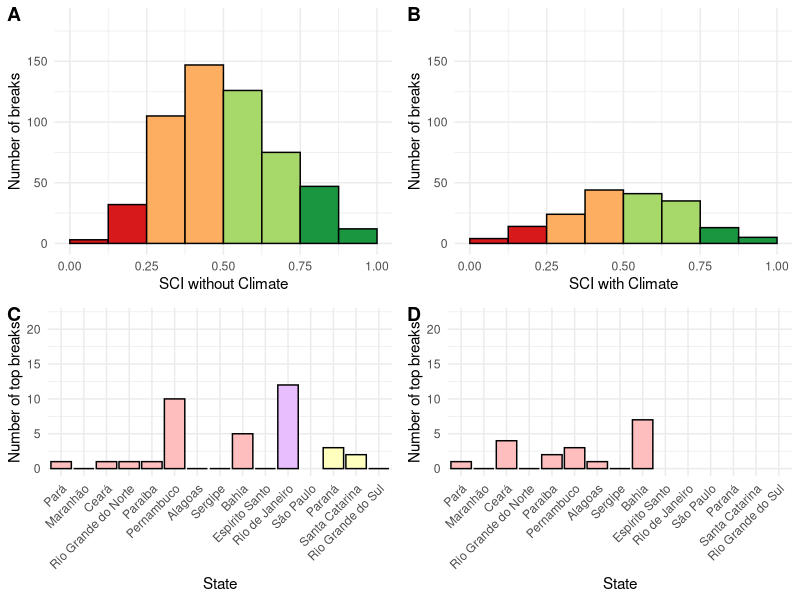
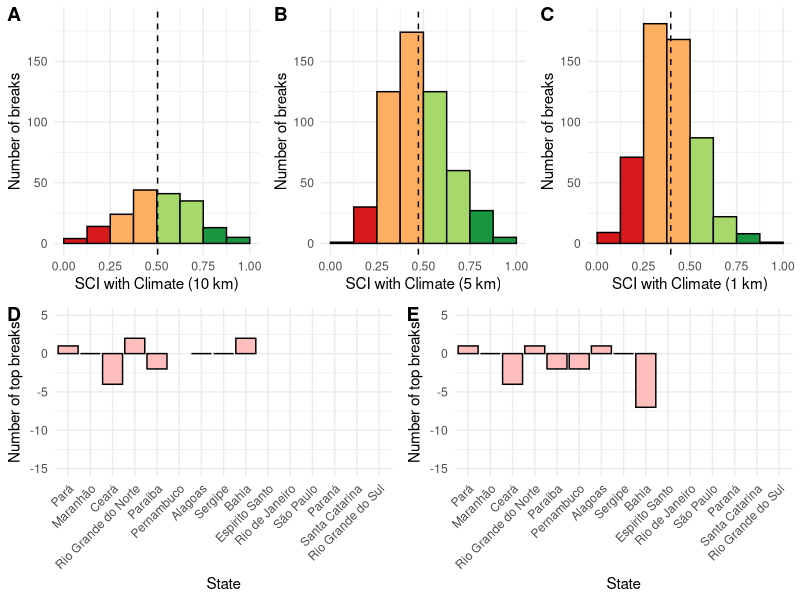

These figures' R source, in order:
## ---- chunk 1
knitr::opts_chunk$set(echo = TRUE)

library(tidyverse)
library(here)
library(cowplot)
## ---- chunk 2
surf_spots <- read_csv(here("data", "surf_spot_states", "surf_spot_states.csv"))
sci_w_climate_10km <- read_csv(here("sci_w_climate.csv")) %>% 
  select(id, sci) %>% 
  mutate(sci_10km = sci) %>% 
  select(-sci)
sci_wo_climate_10km <- read_csv(here("sci_wo_climate.csv")) %>% 
  select(id, sci) %>% 
  mutate(sci_wo_climate = sci) %>% 
  select(-sci)
sci_w_climate_5km <- read_csv(here("sci_w_climate_5km.csv")) %>% 
  select(id, sci) %>% 
  mutate(sci_5km = sci) %>% 
  select(-sci)
sci_w_climate_1km <- read_csv(here("sci_w_climate_1km.csv")) %>% 
  select(id, sci) %>% 
  mutate(sci_1km = sci) %>% 
  select(-sci)

# join sci to surf spots using id
surf_spots <- left_join(surf_spots, sci_w_climate_10km, by = "id", keep = FALSE) %>% 
  left_join(sci_w_climate_5km, by = "id", keep = FALSE) %>% 
  left_join(sci_w_climate_1km, by = "id", keep = FALSE) %>% 
  left_join(sci_wo_climate_10km, by = "id", keep = FALSE)

# read in normalized climate results
normalized_climate <- read_csv(here("normalized_climate.csv"))

# join to surf spots
surf_spots <- surf_spots %>% 
  left_join(normalized_climate, by = "id", keep = FALSE)

# filter for each region
surf_spots_nne <- surf_spots %>% 
  filter(region == "Norte" | region == "Nordeste")
surf_spots_se <- surf_spots %>% 
  filter(region == "Sudeste")
surf_spots_s <- surf_spots %>% 
  filter(region == "Sul")
## ---- chunk 3
# calculate mean priority for different size buffers
mean_priority_10km_w_clim <- mean(surf_spots$sci_10km)
mean_priority_10km_wo_clim <- mean(surf_spots$sci_wo_climate)
mean_priority_5km <- mean(surf_spots$sci_5km)
mean_priority_1km <- mean(surf_spots$sci_1km)

# make histograms for all of Brazil and each region
hist_w_clim <- ggplot(data = surf_spots, aes(x = sci_10km)) +
  geom_histogram(breaks = c(0, 0.125, 0.25, 0.375, 0.5, 0.625, 0.75, 0.875, 1), fill = c("#d7191c", "#d7191c", "#fdae61", "#fdae61", "#a6d96a", "#a6d96a", "#1a9641", "#1a9641"), col = "black") +
  labs(x = "SCI with Climate", y = "Number of breaks") +
  scale_y_continuous(limits = c(0, 185)) +
  theme_minimal()
hist_wo_clim <- ggplot(data = surf_spots, aes(x = sci_wo_climate)) +
  geom_histogram(breaks = c(0, 0.125, 0.25, 0.375, 0.5, 0.625, 0.75, 0.875, 1), fill = c("#d7191c", "#d7191c", "#fdae61", "#fdae61", "#a6d96a", "#a6d96a", "#1a9641", "#1a9641"), col = "black") +
  labs(x = "SCI without Climate", y = "Number of breaks") +
  scale_y_continuous(limits = c(0, 185)) +
  theme_minimal()
hist_5km <- ggplot(data = surf_spots, aes(x = sci_5km)) +
  geom_histogram(breaks = c(0, 0.125, 0.25, 0.375, 0.5, 0.625, 0.75, 0.875, 1), fill = c("#d7191c", "#d7191c", "#fdae61", "#fdae61", "#a6d96a", "#a6d96a", "#1a9641", "#1a9641"), col = "black") +
  labs(x = "SCI with Climate (5 km)", y = "Number of breaks") +
  scale_y_continuous(limits = c(0, 185)) +
  geom_vline(xintercept = mean_priority_5km, linetype = 2) +
  theme_minimal()
hist_1km <- ggplot(data = surf_spots, aes(x = sci_1km)) +
  geom_histogram(breaks = c(0, 0.125, 0.25, 0.375, 0.5, 0.625, 0.75, 0.875, 1), fill = c("#d7191c", "#d7191c", "#fdae61", "#fdae61", "#a6d96a", "#a6d96a", "#1a9641", "#1a9641"), col = "black") +
  labs(x = "SCI with Climate (1 km)", y = "Number of breaks") +
  scale_y_continuous(limits = c(0, 185)) +
  geom_vline(xintercept = mean_priority_1km, linetype = 2) +
  theme_minimal()

mean_priority_nne_w_clim <- mean(surf_spots_nne$sci_10km)
mean_priority_se_w_clim <- mean(surf_spots_se$sci_10km)
mean_priority_s_w_clim <- mean(surf_spots_s$sci_10km)

mean_priority_nne_wo_clim <- mean(surf_spots_nne$sci_wo_climate)
mean_priority_se_wo_clim <- mean(surf_spots_se$sci_wo_climate)
mean_priority_s_wo_clim <- mean(surf_spots_s$sci_wo_climate)

hist_nne_w_clim <- ggplot(data = surf_spots_nne, aes(x = sci_10km)) +
  geom_histogram(breaks = c(0, 0.125, 0.25, 0.375, 0.5, 0.625, 0.75, 0.875, 1), fill = c("#d7191c", "#d7191c", "#fdae61", "#fdae61", "#a6d96a", "#a6d96a", "#1a9641", "#1a9641"), col = "black") +
  scale_y_continuous(limits = c(0, 60)) +
  geom_vline(xintercept = mean_priority_nne_w_clim, linetype = 2) +
  labs(x = "SCI with Climate", y = "Number of breaks", title = "North/Northeast") +
  theme_minimal() +
  theme(text = element_text(size = 18), plot.background = element_rect(colour = "#FFBEBE", fill=NA, size=5))
hist_se_w_clim <- ggplot(data = surf_spots_se, aes(x = sci_10km)) +
  geom_histogram(breaks = c(0, 0.125, 0.25, 0.375, 0.5, 0.625, 0.75, 0.875, 1), fill = c("#d7191c", "#d7191c", "#fdae61", "#fdae61", "#a6d96a", "#a6d96a", "#1a9641", "#1a9641"), col = "black") +
  scale_y_continuous(limits = c(0, 60)) +
  geom_vline(xintercept = mean_priority_se_w_clim, linetype = 2) +
  labs(x = "SCI with Climate", y = "Number of breaks", title = "Southeast") +
  theme_minimal() +
  theme(text = element_text(size = 18), plot.background = element_rect(colour = "#E8BEFF", fill=NA, size=5))
hist_s_w_clim <- ggplot(data = surf_spots_s, aes(x = sci_10km)) +
  geom_histogram(breaks = c(0, 0.125, 0.25, 0.375, 0.5, 0.625, 0.75, 0.875, 1), fill = c("#d7191c", "#d7191c", "#fdae61", "#fdae61", "#a6d96a", "#a6d96a", "#1a9641", "#1a9641"), col = "black") +
  scale_y_continuous(limits = c(0, 60)) +
  geom_vline(xintercept = mean_priority_s_w_clim, linetype = 2) +
  labs(x = "SCI with Climate", y = "Number of breaks", title = "South") +
  theme_minimal() +
  theme(text = element_text(size = 18), plot.background = element_rect(colour = "#FFFFBE", fill=NA, size=5))

hist_nne_wo_clim <- ggplot(data = surf_spots_nne, aes(x = sci_wo_climate)) +
  geom_histogram(breaks = c(0, 0.125, 0.25, 0.375, 0.5, 0.625, 0.75, 0.875, 1), fill = c("#d7191c", "#d7191c", "#fdae61", "#fdae61", "#a6d96a", "#a6d96a", "#1a9641", "#1a9641"), col = "black") +
  scale_y_continuous(limits = c(0, 60)) +
  geom_vline(xintercept = mean_priority_nne_wo_clim, linetype = 2) +
  labs(x = "SCI without Climate", y = "Number of breaks", title = "North/Northeast") +
  theme_minimal() +
  theme(text = element_text(size = 18), plot.background = element_rect(colour = "#FFBEBE", fill=NA, size=5))
hist_se_wo_clim <- ggplot(data = surf_spots_se, aes(x = sci_wo_climate)) +
  geom_histogram(breaks = c(0, 0.125, 0.25, 0.375, 0.5, 0.625, 0.75, 0.875, 1), fill = c("#d7191c", "#d7191c", "#fdae61", "#fdae61", "#a6d96a", "#a6d96a", "#1a9641", "#1a9641"), col = "black") +
  scale_y_continuous(limits = c(0, 60)) +
  geom_vline(xintercept = mean_priority_se_wo_clim, linetype = 2) +
  labs(x = "SCI without Climate", y = "Number of breaks", title = "Southeast") +
  theme_minimal() +
  theme(text = element_text(size = 18), plot.background = element_rect(colour = "#E8BEFF", fill=NA, size=5))
hist_s_wo_clim <- ggplot(data = surf_spots_s, aes(x = sci_wo_climate)) +
  geom_histogram(breaks = c(0, 0.125, 0.25, 0.375, 0.5, 0.625, 0.75, 0.875, 1), fill = c("#d7191c", "#d7191c", "#fdae61", "#fdae61", "#a6d96a", "#a6d96a", "#1a9641", "#1a9641"), col = "black") +
  scale_y_continuous(limits = c(0, 60)) +
  geom_vline(xintercept = mean_priority_s_wo_clim, linetype = 2) +
  labs(x = "SCI without Climate", y = "Number of breaks", title = "South") +
  theme_minimal() +
  theme(text = element_text(size = 18), plot.background = element_rect(colour = "#FFFFBE", fill=NA, size=5))
## ---- chunk 4
hist_nne_carbon <- ggplot(data = surf_spots_nne, aes(x = normalized_carbon)) +
  geom_histogram(breaks = c(0, 0.2, 0.4, 0.6, 0.8, 1), fill = c("white", "#bae4b3", "#74c476", "#31a354", "#006d2c"), col = "black") +
  scale_y_continuous(limits = c(0, 200)) +
  #geom_vline(xintercept = mean_priority_s_w_clim, linetype = 2) +
  labs(x = "Normalized carbon storage", y = "Number of breaks", title = "North and Northeast")
hist_se_carbon <- ggplot(data = surf_spots_se, aes(x = normalized_carbon)) +
  geom_histogram(breaks = c(0, 0.2, 0.4, 0.6, 0.8, 1), fill = c("white", "#bae4b3", "#74c476", "#31a354", "#006d2c"), col = "black") +
  scale_y_continuous(limits = c(0, 200)) +
  #geom_vline(xintercept = mean_priority_s_w_clim, linetype = 2) +
  labs(x = "Normalized carbon storage", y = "Number of breaks", title = "Southeast")
hist_s_carbon <- ggplot(data = surf_spots_s, aes(x = normalized_carbon)) +
  geom_histogram(breaks = c(0, 0.2, 0.4, 0.6, 0.8, 1), fill = c("white", "#bae4b3", "#74c476", "#31a354", "#006d2c"), col = "black") +
  scale_y_continuous(limits = c(0, 200)) +
  #geom_vline(xintercept = mean_priority_s_w_clim, linetype = 2) +
  labs(x = "Normalized carbon storage", y = "Number of breaks", title = "South")

hist_nne_cp <- ggplot(data = surf_spots_nne, aes(x = normalized_cp)) +
  geom_histogram(breaks = c(0, 0.2, 0.4, 0.6, 0.8, 1), fill = c("#ffffb2", "#fecc5c", "#fd8d3c", "#f03b20", "#bd0026"), col = "black") +
  scale_y_continuous(limits = c(0, 115)) +
  #geom_vline(xintercept = mean_priority_s_w_clim, linetype = 2) +
  labs(x = "Normalized coastal protection", y = "Number of breaks", title = "North and Northeast")
hist_se_cp <- ggplot(data = surf_spots_se, aes(x = normalized_cp)) +
  geom_histogram(breaks = c(0, 0.2, 0.4, 0.6, 0.8, 1), fill = c("#ffffb2", "#fecc5c", "#fd8d3c", "#f03b20", "#bd0026"), col = "black") +
  scale_y_continuous(limits = c(0, 115)) +
  #geom_vline(xintercept = mean_priority_s_w_clim, linetype = 2) +
  labs(x = "Normalized coastal protection", y = "Number of breaks", title = "Southeast")
hist_s_cp <- ggplot(data = surf_spots_s, aes(x = normalized_cp)) +
  geom_histogram(breaks = c(0, 0.2, 0.4, 0.6, 0.8, 1), fill = c("#ffffb2", "#fecc5c", "#fd8d3c", "#f03b20", "#bd0026"), col = "black") +
  scale_y_continuous(limits = c(0, 115)) +
  #geom_vline(xintercept = mean_priority_s_w_clim, linetype = 2) +
  labs(x = "Normalized coastal protection", y = "Number of breaks", title = "South")
## ---- chunk 5
top_spots_by_state <- surf_spots %>% 
  group_by(state) %>% 
  summarize(count_10km = sum(sci_10km > 0.75), count_wo_clim = sum(sci_wo_climate > 0.75), count_5km = sum(sci_5km > 0.75), count_1km = sum(sci_1km > 0.75)) %>% 
  mutate(difference_5_10 = count_5km - count_10km) %>% 
  mutate(difference_1_10 = count_1km - count_10km) %>% 
  mutate(state = as.factor(state))

# order states north to south
top_spots_by_state <- top_spots_by_state %>% 
  arrange(factor(state, levels = c("Pará", "Maranhão", "Ceará", "Rio Grande do Norte", "Paraíba", "Pernambuco", "Alagoas", "Sergipe", "Bahia", "Espírito Santo", "Rio de Janeiro", "São Paulo", "Paraná", "Santa Catarina", "Rio Grande do Sul"))) %>% 
  mutate(state = factor(state, levels = c("Pará", "Maranhão", "Ceará", "Rio Grande do Norte", "Paraíba", "Pernambuco", "Alagoas", "Sergipe", "Bahia", "Espírito Santo", "Rio de Janeiro", "São Paulo", "Paraná", "Santa Catarina", "Rio Grande do Sul")))

# add regions to top states
top_spots_by_state$region <- c("North/northeast", "North/northeast", "North/northeast", "North/northeast", "North/northeast", "North/northeast", "North/northeast", "North/northeast", "North/northeast", "Southeast", "Southeast", "Southeast", "South", "South", "South")

states_w_clim <- ggplot(top_spots_by_state, aes(x = state, y = count_10km, fill = region)) +
  geom_col(col = "black") +
  theme_minimal() +
  theme(axis.text.x = element_text(angle = 45, vjust = 1, hjust = 1)) +
  scale_y_continuous(limits = c(0, 22)) +
  scale_fill_manual(values = c("#FFBEBE", "#FFFFBE", "#E8BEFF")) +
  theme(legend.position = "none") +
  labs(x = "State", y = "Number of top breaks")

states_wo_clim <- ggplot(top_spots_by_state, aes(x = state, y = count_wo_clim, fill = region)) +
  geom_col(col = "black") +
  theme_minimal() +
  theme(axis.text.x = element_text(angle = 45, vjust = 1, hjust = 1)) +
  scale_y_continuous(limits = c(0, 22)) +
  scale_fill_manual(values = c("#FFBEBE", "#FFFFBE", "#E8BEFF")) +
  theme(legend.position = "none") +
  labs(x = "State", y = "Number of top breaks")

states_5km <- ggplot(top_spots_by_state, aes(x = state, y = difference_5_10, fill = region)) +
  geom_col(col = "black") +
  theme_minimal() +
  theme(axis.text.x = element_text(angle = 45, vjust = 1, hjust = 1)) +
  scale_y_continuous(limits = c(-15, 5)) +
  scale_fill_manual(values = c("#FFBEBE", "#FFFFBE", "#E8BEFF")) +
  theme(legend.position = "none") +
  labs(x = "State", y = "Number of top breaks")

states_1km <- ggplot(top_spots_by_state, aes(x = state, y = difference_1_10, fill = region)) +
  geom_col(col = "black") +
  theme_minimal() +
  theme(axis.text.x = element_text(angle = 45, vjust = 1, hjust = 1)) +
  scale_y_continuous(limits = c(-15, 5)) +
  scale_fill_manual(values = c("#FFBEBE", "#FFFFBE", "#E8BEFF")) +
  theme(legend.position = "none") +
  labs(x = "State", y = "Number of top breaks")
## ---- chunk 6
figure1 <- plot_grid(hist_wo_clim, hist_w_clim, states_wo_clim, states_w_clim, labels = "AUTO", ncol = 2)
figure1

# add mean line and change x axis label on hist_w_clim for sensitivity analysis figure
hist_w_clim_sens <- hist_w_clim +
  labs(x = "SCI with Climate (10 km)") +
  geom_vline(xintercept = mean_priority_10km_wo_clim, linetype = 2)

# increase font size for figure 2
# hist_w_clim <- hist_w_clim +
#   theme(text = element_text(size = 20))
# hist_5km <- hist_5km +
#   theme(text = element_text(size = 20))
# hist_1km <- hist_1km +
#   theme(text = element_text(size = 20))

figure2_top_row <- plot_grid(hist_w_clim_sens, hist_5km, hist_1km, labels = "AUTO", nrow = 1)
figure2_bottom_row <- plot_grid(states_5km, states_1km, labels = c("D", "E"), nrow = 1)
figure2 <- plot_grid(figure2_top_row, figure2_bottom_row, labels = "", nrow = 2)

figure2
## ---- chunk 7
sci_report_figure <- plot_grid(hist_w_clim, states_w_clim, ncol = 1, labels = "AUTO")
